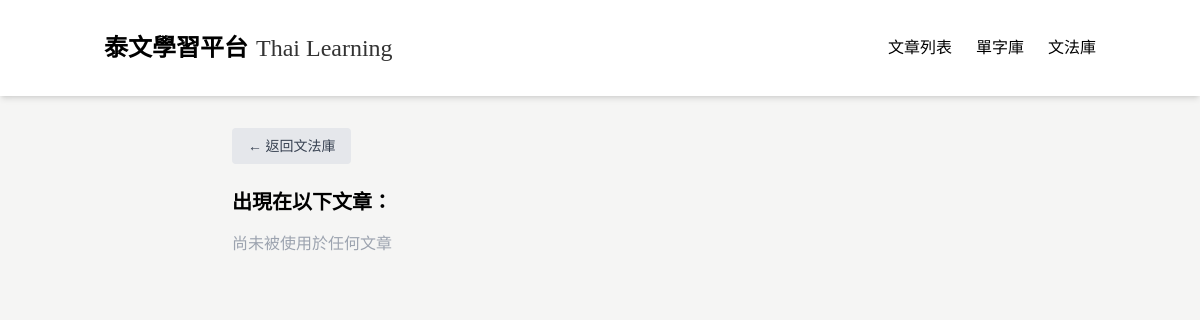
The page /grammar/123 on the database as committed earlier.
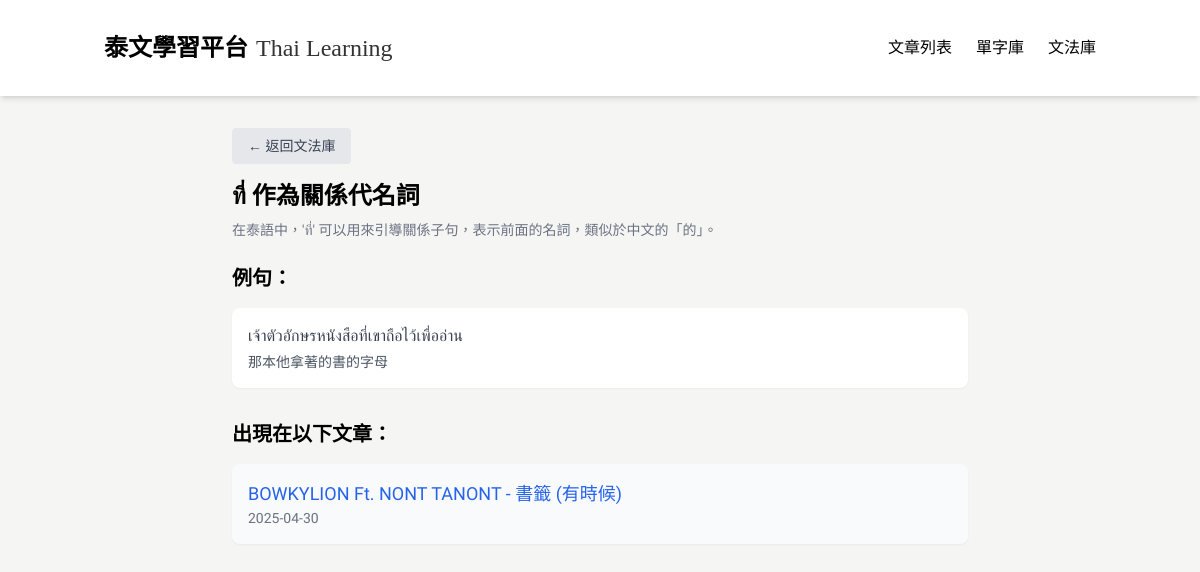
The same page on the database as committed later.
### tables this page shows
CREATE TABLE GrammarPoint (
            id INTEGER PRIMARY KEY AUTOINCREMENT,
            title TEXT,
            explanation TEXT,
            articleId INTEGER,
            createdAt TEXT,
            updatedAt TEXT
        );

CREATE TABLE GrammarExample (
            id INTEGER PRIMARY KEY AUTOINCREMENT,
            thai TEXT,
            chinese TEXT,
            grammarPointId INTEGER,
            createdAt TEXT,
            updatedAt TEXT
        );

CREATE TABLE Article (
            id INTEGER PRIMARY KEY AUTOINCREMENT,
            title TEXT,
            chineseTitle TEXT,
            content TEXT,
            chineseContent TEXT,
            category TEXT,
            url TEXT,
            status TEXT,
            createdAt TEXT,
            updatedAt TEXT,
            authorId INTEGER
        );

### app_sqlite.py (the view)
@app.route('/grammar/<int:grammar_id>')
def grammar_detail(grammar_id):
    conn = get_db_connection()
    grammar_point = conn.execute(
        'SELECT * FROM GrammarPoint WHERE id = ?', (grammar_id,)
    ).fetchone()
    examples = conn.execute(
        'SELECT * FROM GrammarExample WHERE grammarPointId = ?', (grammar_id,)
    ).fetchall()
    articles = conn.execute("""
        SELECT Article.*
        FROM Article
        JOIN GrammarArticle ON Article.id = GrammarArticle.articleId
        WHERE GrammarArticle.grammarPointId = ? AND Article.status = 'published'
        ORDER BY Article.createdAt DESC
    """, (grammar_id,)).fetchall()
    conn.close()
    return render_template('grammar_detail.html', grammar=grammar_point, examples=examples, articles=articles)

### app_sqlite.py (called while the page is built)
def get_db_connection():
    base_path = os.path.dirname(os.path.abspath(__file__))
    db_path = os.path.join(base_path, 'data.db')
    conn = sqlite3.connect(db_path)  # SQLite 檔名
    conn.row_factory = sqlite3.Row     # 讓取出的資料像字典一樣操作
    return conn

### templates/grammar_detail.html (shortened to what this page needs)
<!DOCTYPE html>
<html lang="zh-TW">
<head>
  <script src="https://cdn.tailwindcss.com"></script>
</head>
<body>
  <nav class="bg-white shadow-md sticky top-0 z-50">
    <div class="container mx-auto px-4 py-4">
      <div class="flex justify-between items-center py-4">
        <div class="flex items-center space-x-2">
          <a href="/" class="flex items-end space-x-2">
            <span class="nav-title text-2xl font-bold text-black">泰文學習平台</span>
            <span class="nav-subtitle text-2xl text-black/80 self-end">Thai Learning</span>
          </a>
        </div>
        <div class="hidden md:flex space-x-6">
          <a href="/" class="tab-btn active-tab text-black hover:text-gray-700" data-tab="articles">文章列表</a>
          <a href="/vocabulary" class="text-black hover:text-gray-700">單字庫</a>
          <a href="/grammar" class="text-black hover:text-gray-700">文法庫</a>
        </div>
      </div>
    </div>
  </nav>
<div class="max-w-3xl mx-auto px-4 py-8">
  <div class="mb-4">
    <a href="/grammar" class="inline-block px-4 py-2 bg-gray-200 text-gray-700 rounded hover:bg-gray-300 text-sm">
      ← 返回文法庫
    </a>
  </div>
  <h1 class="text-2xl font-bold mb-2">{{ grammar.title }}</h1>
  <p class="text-sm text-gray-500 mb-6">{{ grammar.explanation }}</p>
  {% if examples %}
  <div class="mb-8">
    <h2 class="text-xl font-semibold mb-4">例句：</h2>
    <div class="space-y-3">
      {% for example in examples %}
      <div class="bg-white p-4 rounded-lg shadow-sm">
        <p class="thai-text mb-1 text-gray-700">{{ example.thai }}</p>
        <p class="text-sm text-gray-600">{{ example.chinese }}</p>
      </div>
      {% endfor %}
    </div>
  </div>
  {% endif %}
  <h2 class="text-xl font-semibold mb-4">出現在以下文章：</h2>
  <ul class="space-y-3">
    {% for article in articles %}
    <li>
      <a href="/article/{{ article.id }}" class="block p-4 bg-gray-50 hover:bg-gray-100 rounded-lg shadow-sm transition">
        <p class="text-lg font-medium text-blue-600">{{ article.chineseTitle or article.title }}</p>
        <p class="text-sm text-gray-500">{{ article.createdAt[:10] }}</p>
      </a>
    </li>
    {% else %}
    <li class="text-gray-400">尚未被使用於任何文章</li>
    {% endfor %}
  </ul>
</div>

Rows that differ between the two databases and show on the page:
added GrammarPoint: title "ที่ 作為關係代名詞", explanation "在泰語中，'ที่' 可以用來引導關係子句，表示前面的名詞，類似於中文的「的」。"
added GrammarExample: thai "เจ้าตัวอักษรหนังสือที่เขาถือไว้เพื่ออ่าน", chinese "那本他拿著的書的字母"
added Article: chineseTitle "BOWKYLION Ft. NONT TANONT - 書籤 (有時候)", createdAt "2025-04-30"
Other text that changed with them:
text no longer shown: "尚未被使用於任何文章"
text now shown: "例句："
